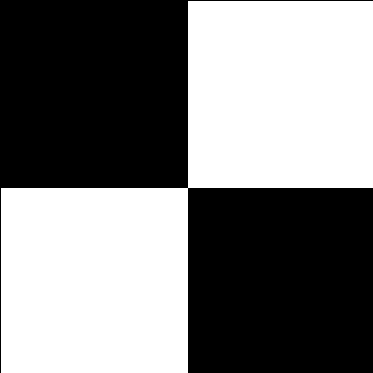
#> input picture board.png, 373 x 373 px
$ jupyter execute image_manipulation.ipynb
#> lines starting #> are read from the running program, lines starting #| are printed output that depends on the picture; after the words box and inside, x2 and y2 are one past the last pixel; in counts of white or black regions, pixels touching at a corner belong together
[cell 1]
import os
import cv2
import numpy as np
import matplotlib.pyplot as plt
from IPython.display import Image

[cell 2]
img = cv2.imread("board.png",0)
#> img: shape (373, 373); 49.7% white; 1 white region, box (x1, y1, x2, y2) and area: (1, 1, 373, 373) 69190
Image("board.png")

[cell 3]
img.shape
#> Out = (373, 373)

[cell 4]
print(img)
#> (printed output is left out)

Accessing Individual Pixels
Let us see how to access a pixel in the image.

For accessing any pixel in a numpy matrix, you have to use matrix notation such as matrix[r,c], where the r is the row number and c is the column number. Also note that the matrix is 0-indexed.

For example, if you want to access the first pixel, you need to specify matrix[0,0].

[cell 5]
# the very first pixel
print(img[0,0])
#| 0

print(img[2,200])  #white pixel value : 255
#| 255

Modifying Image Pixels

[cell 6]
img_copy = img.copy()

img_copy[50:100 , 50:100] = 255   #used slicing to modify group of pixels
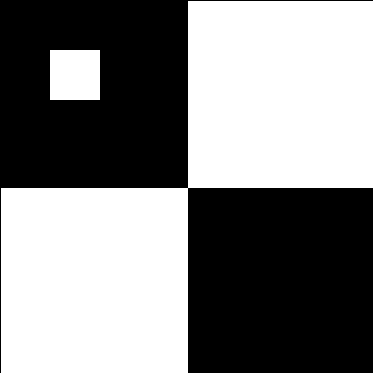
#> img_copy: shape (373, 373); 51.5% white; 1 black region, box (x1, y1, x2, y2) and area: (0, 0, 373, 373) 67439

print(img_copy)
#> (printed output is left out)

plt.imshow(img_copy , cmap="gray")
#> (this line was passed over: IPython is not available in this run)

Cropping the Image

[cell 7]
boat_scene = cv2.imread("boat.jpg" ,-1)
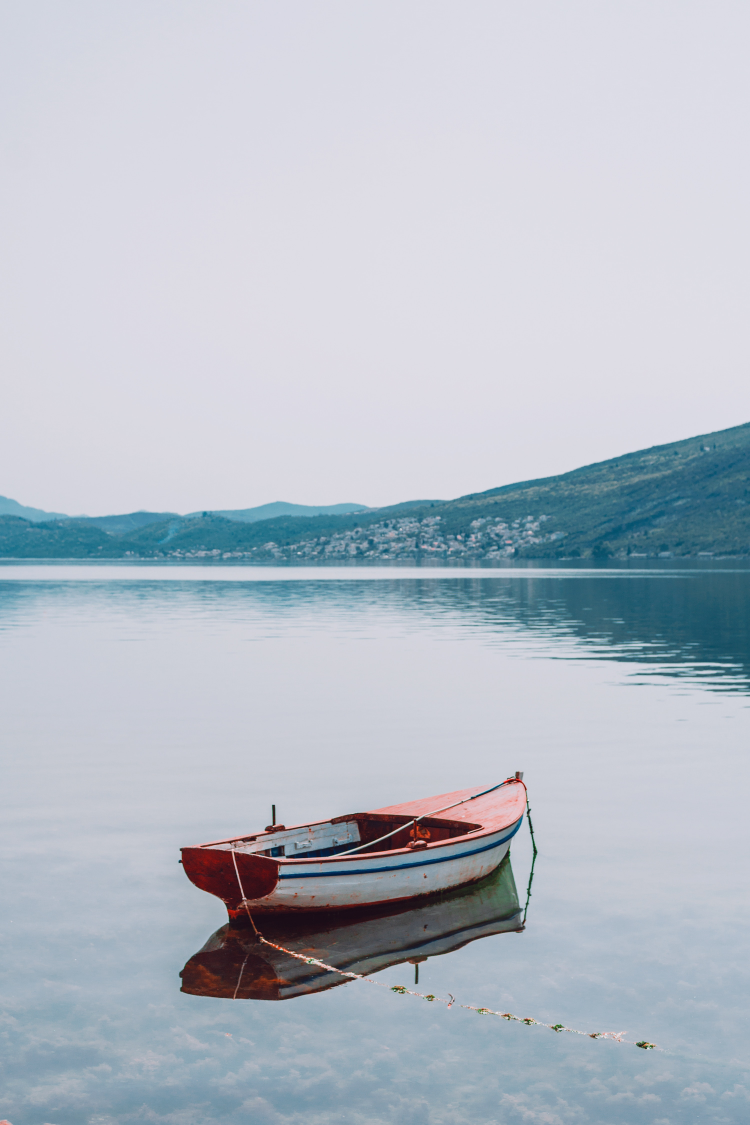
#> input picture boat.jpg, 3000 x 4500 px (shown at 1/4 size)
#> boat_scene is the input picture: shape (4500, 3000, 3); mean B, G, R 198.8, 188.3, 180.2
boat_scene_org = boat_scene[:, :, ::-1] #reversing the channels from bgr to rgb

plt.imshow(boat_scene_org)
#> (this line was passed over: IPython is not available in this run)

[cell 8]
only_boat = boat_scene_org[3000:4000 , 600:2200]  # params : rows indices : column indices
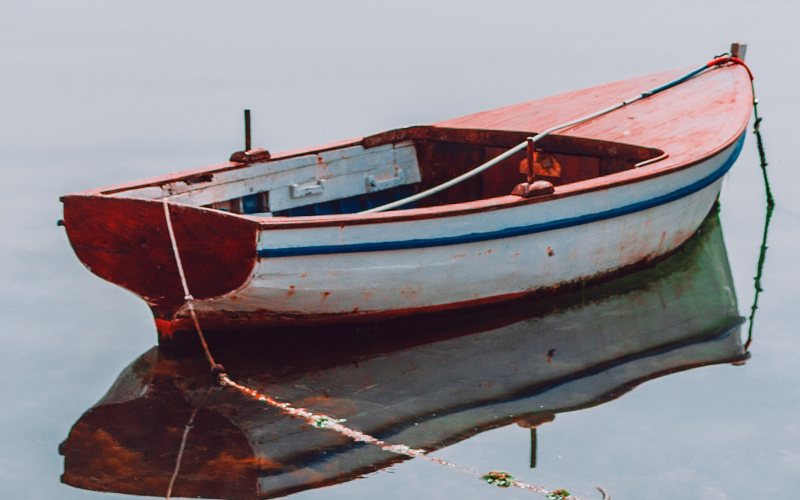
#> only_boat: shape (1000, 1600, 3) (shown at 1/2 size); mean R, G, B 139.4, 134.2, 139.9
plt.imshow(only_boat)
#> (this line was passed over: IPython is not available in this run)

Resizing images using scaling factors

The function has 2 required arguments:

src: input image

dsize: output image size

Optional arguments that are often used include:

fx: Scale factor along the horizontal axis; when it equals 0, it is computed as (𝚍𝚘𝚞𝚋𝚕𝚎)𝚍𝚜𝚒𝚣𝚎.𝚠𝚒𝚍𝚝𝚑/𝚜𝚛𝚌.𝚌𝚘𝚕𝚜

fy: Scale factor along the vertical axis; when it equals 0, it is computed as (𝚍𝚘𝚞𝚋𝚕𝚎)𝚍𝚜𝚒𝚣𝚎.𝚑𝚎𝚒𝚐𝚑𝚝/𝚜𝚛𝚌.𝚛𝚘𝚠𝚜

[cell 9]
resized_only_boat_2x = cv2.resize(only_boat, None, fx=2, fy=2)
plt.imshow(resized_only_boat_2x)
#> (this line was passed over: IPython is not available in this run)

Specifying exact size of the output image

[cell 10]
desired_width = 100
desired_height = 200
dim = (desired_width, desired_height)


resized_cropped_region = cv2.resize(only_boat, dsize=dim, interpolation=cv2.INTER_AREA)
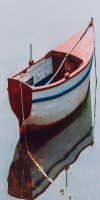
#> resized_cropped_region: shape (200, 100, 3); mean R, G, B 139.4, 134.2, 139.9
plt.imshow(resized_cropped_region)
#> (this line was passed over: IPython is not available in this run)

Resize while maintaining aspect ratio

[cell 11]
# Method 2: Using 'dsize'
desired_width = 100
aspect_ratio = desired_width / only_boat.shape[1]
#> aspect_ratio = 0.0625
desired_height = int(only_boat.shape[0] * aspect_ratio)
#> desired_height = 62
dim = (desired_width, desired_height)
#> dim = (100, 62)

# Resize image
resized_only_boat = cv2.resize(only_boat, dsize=dim, interpolation=cv2.INTER_AREA)
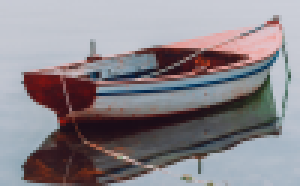
#> resized_only_boat: shape (62, 100, 3) (shown 3 times larger); mean R, G, B 139.4, 134.2, 139.9
plt.imshow(resized_only_boat)
#> (this line was passed over: IPython is not available in this run)

Flipping Images (flip function)

The function has 2 required arguments:

src: input image
flipCode: a flag to specify how to flip the array; 0 means flipping around the x-axis and positive value (for example, 1) means flipping around y-axis. Negative value (for example, -1) means flipping around both axes.

[cell 12]
boat_horz = cv2.flip(only_boat, 1)
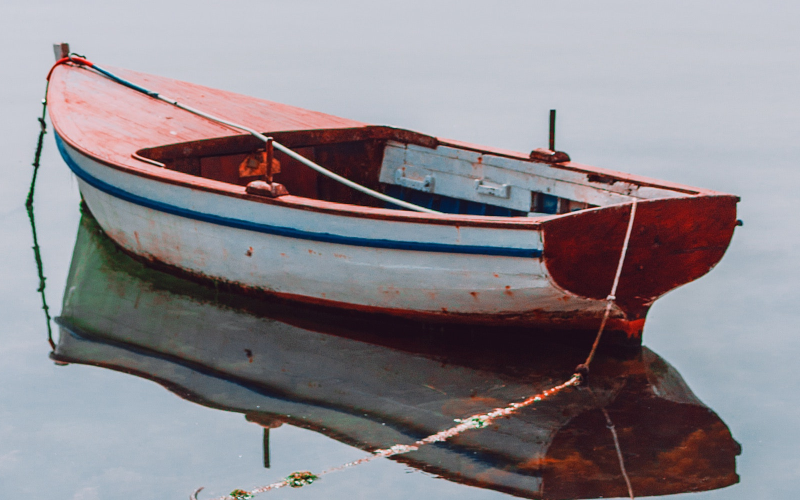
#> boat_horz: shape (1000, 1600, 3) (shown at 1/2 size); mean R, G, B 139.4, 134.2, 139.9
boat_vert = cv2.flip(only_boat, 0)
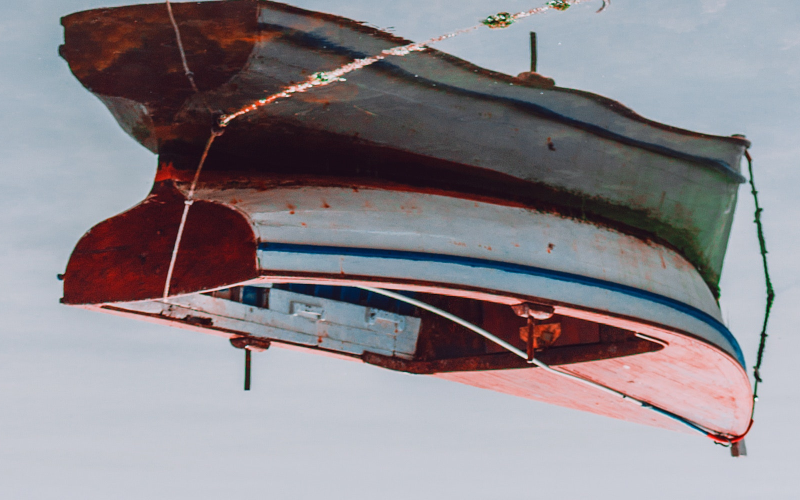
#> boat_vert: shape (1000, 1600, 3) (shown at 1/2 size); mean R, G, B 139.4, 134.2, 139.9
boat_both = cv2.flip(only_boat, -1)
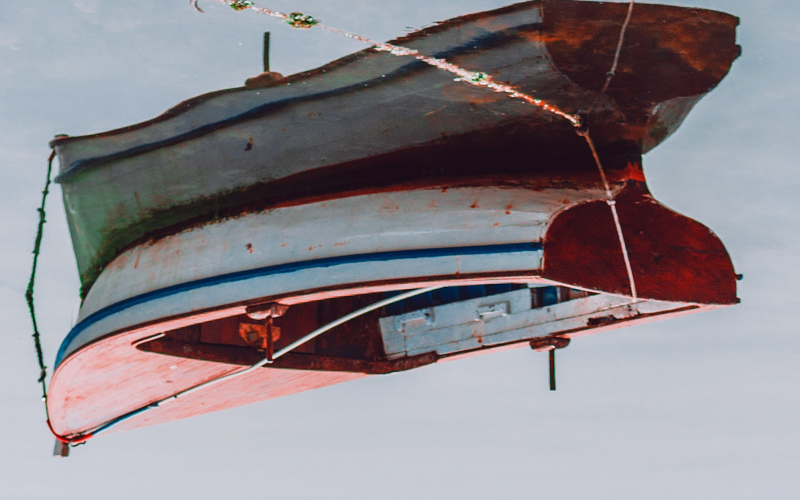
#> boat_both: shape (1000, 1600, 3) (shown at 1/2 size); mean R, G, B 139.4, 134.2, 139.9

# Show the images
plt.figure(figsize=(18, 5))
#> (this line was passed over: IPython is not available in this run)
plt.subplot(141);plt.imshow(boat_horz);plt.title("Horizontal Flip");
plt.subplot(142);plt.imshow(boat_vert);plt.title("Vertical Flip");
plt.subplot(143);plt.imshow(boat_both);plt.title("Both Flipped");
plt.subplot(144);plt.imshow(only_boat);plt.title("Original");
